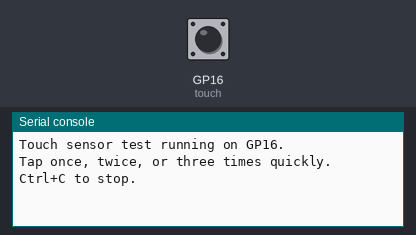
A program run on a simulated Raspberry Pi Pico running MicroPython. Shown: the last lines printed to the serial console. The test bench sets the inputs (shaded band); at power-on: GP16 (touch) LOW.

Above: at 1.2 s.
1.3 s: GP16 (touch) pulled HIGH for 0.15 s
At 2.4 s:
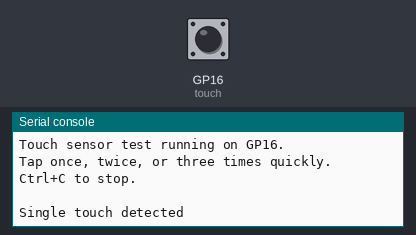
3.2 s: GP16 (touch) pulsed HIGH 2 times (0.12 s each, 0.3 s apart)
At 5.1 s:
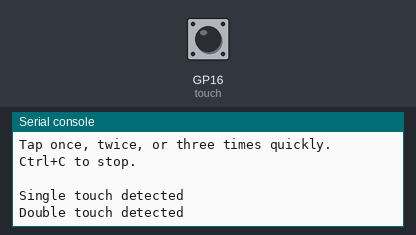
5.4 s: GP16 (touch) pulsed HIGH 5 times (0.12 s each, 0.3 s apart)
At 7.7 s:
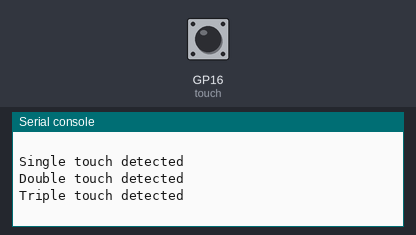

Measured:
- after the input at 1.3 s, the serial console: prints a new line after 0.45 s (image 1)
- after the input at 3.2 s, the serial console: prints a new line after 0.75 s (image 2)
- after the input at 5.4 s, the serial console: prints a new line after 1.7 s (image 3)

The program:

2.touch_sensor.py
```python
from machine import Pin
import time
TOUCH_PIN = 16
TAP_GAP_MS = 400
DEBOUNCE_MS = 50
touch = Pin(TOUCH_PIN, Pin.IN, Pin.PULL_DOWN)
def wait_for_release(timeout_ms=2000):
    start = time.ticks_ms()
    while touch.value() == 1:
        if time.ticks_diff(time.ticks_ms(), start) > timeout_ms:
            break
        time.sleep_ms(5)
def run():
    print("Touch sensor test running on GP16.")
    print("Tap once, twice, or three times quickly. Ctrl+C to stop.\n")
    tap_count = 0
    last_tap_time = 0
    while True:
        if touch.value() == 1:
            time.sleep_ms(DEBOUNCE_MS)
            if touch.value() != 1:
                continue
            now = time.ticks_ms()
            if tap_count == 0 or time.ticks_diff(now, last_tap_time) <= TAP_GAP_MS:
                tap_count += 1
            else:
                tap_count = 1
            last_tap_time = now
            wait_for_release()
        if tap_count > 0 and time.ticks_diff(time.ticks_ms(), last_tap_time) > TAP_GAP_MS:
            if tap_count == 1:
                print("Single touch detected")
            elif tap_count == 2:
                print("Double touch detected")
            elif tap_count >= 3:
                print("Triple touch detected")
            tap_count = 0
        time.sleep_ms(10)
if __name__ == "__main__":
    run()
'''
Touch sensor test running on GP16.
Tap once, twice, or three times quickly. Ctrl+C to stop.
Single touch detected
Double touch detected
Single touch detected
Triple touch detected
'''
```
